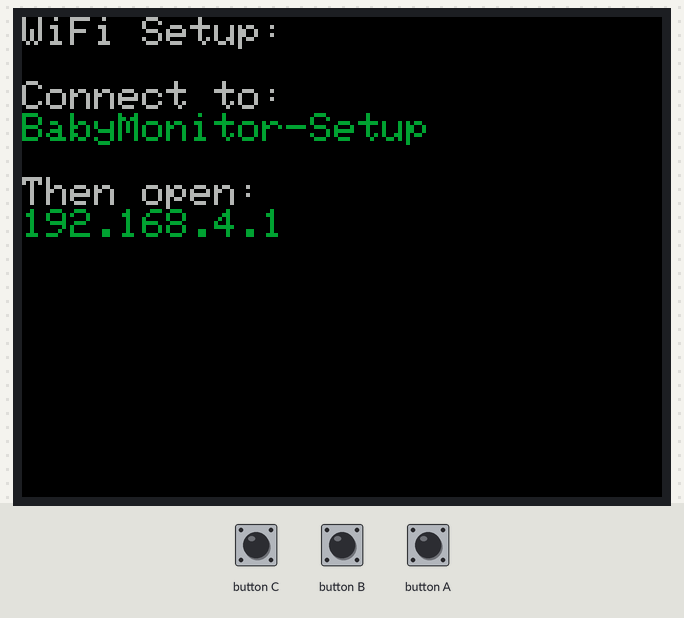
Simulated run of this sketch. Board: ESP32. Parts: 320×240 colour display. WiFi joins after 1.5 s; servers stay silent unless stated; no MQTT or app messages arrive unless stated; nothing arrives over Bluetooth unless stated; a phone connects over Bluetooth LE 3 s after start; what the sketch prints to the serial monitor is not drawn.

Above: at 0.4 s.
At 2.0 s:
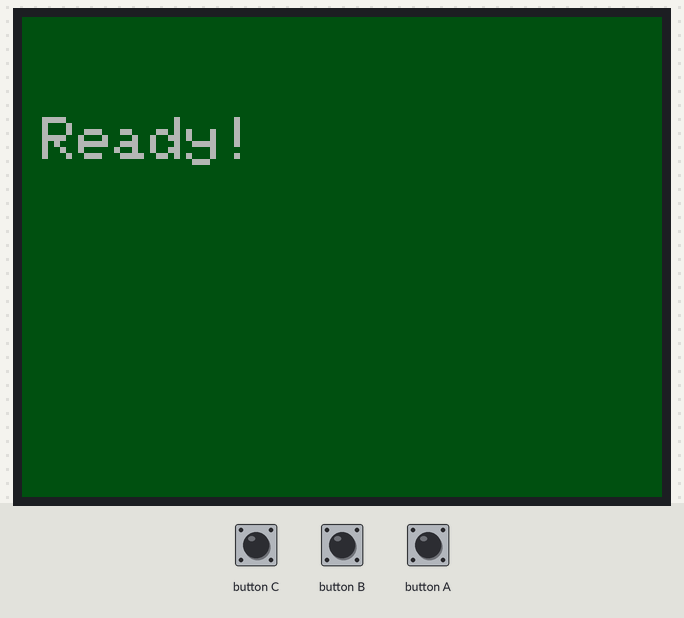
At 3.5 s:
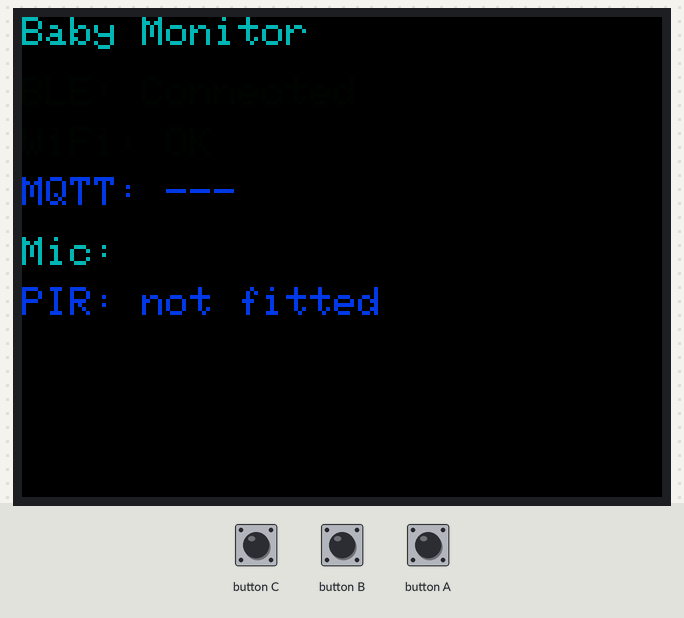
At 6.5 s:
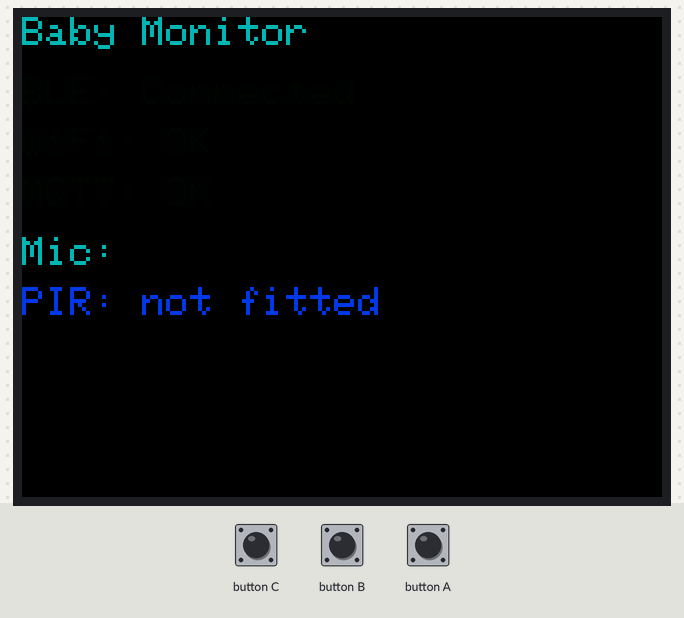

Measured:
- what the display in image 1 shows lasts 1.6 s, from 1.9 s to 3.5 s
- what the display in image 2 shows lasts 3.0 s, from 3.5 s to 6.5 s

The sketch:

baby_monitor.ino
```cpp
/*
 * ============================================================
 *  Baby Monitor — M5StickC Plus 2  (refactored v2)
 * ============================================================
 *  Hardware:
 *    - M5StickC Plus 2  (ESP32-PICO-V3-02, built-in mic + IMU)
 *    - M5Stack PIR AS312 sensor (GROVE port) — optional
 *
 *  File layout:
 *    config.h           — all user settings (edit here)
 *    app_state.h        — shared typed state structs
 *    audio_detector.h   — mic sampling + cry detection
 *    motion_detector.h  — PIR sampling + motion detection
 *    alert_dispatcher.h — BLE server, WiFi/MQTT client, alert delivery
 *    status_display.h   — all LCD rendering
 *    baby_monitor.ino   — setup() + loop() orchestration only
 *
 *  Key architectural changes from v1:
 *    - Single mic acquisition per loop (no double-read)
 *    - Typed AppState shared by all modules (no scattered globals)
 *    - sendAlert() split into build / BLE / MQTT / display steps
 *    - MQTT reconnect uses capped exponential backoff
 *    - wifiOk updated dynamically from WiFi.status() each loop
 *    - DEVICE_ID separated from MQTT_CLIENT_ID
 *    - Degraded mode displayed when both transports are down
 *    - Heartbeat published on MQTT_HEARTBEAT_TOPIC every 60 s
 *
 *  Libraries required (install via Library Manager):
 *    - M5Unified        (by M5Stack)
 *    - PubSubClient     (by Nick O'Leary)
 *    - WiFiManager      (by tzapu)
 *    BLE is bundled with the ESP32 board package.
 * ============================================================
 */

#include <M5Unified.h>
#include "config.h"
#include "app_state.h"
#include "audio_detector.h"
#include "motion_detector.h"
#include "alert_dispatcher.h"
#include "status_display.h"

// ── Shared application state ──────────────────────────────────
// One instance, passed by reference to every module.
// No module-level globals except transport objects inside alert_dispatcher.h.
AppState g_state;

// ============================================================
//  SETUP
// ============================================================

void setup() {
    Serial.begin(115200);

    auto cfg = M5.config();
    M5.begin(cfg);

    // Display — landscape, dim for dark room
    M5.Display.setRotation(3);
    M5.Display.setBrightness(DISPLAY_BRIGHTNESS);
    M5.Display.fillScreen(TFT_BLACK);
    M5.Display.setTextColor(M5.Display.color565(180, 180, 180));
    M5.Display.setTextSize(2);
    M5.Display.setCursor(0, 0);
    M5.Display.println("Baby Monitor");
    M5.Display.println("Starting...");

    g_state.display.lastActivityMs = millis();
    g_state.display.displayOn      = true;

    // PIR pin
    if (PIR_ENABLED) {
        pinMode(PIR_PIN, INPUT);
        Serial.println("[PIR] GPIO 32 configured");
    } else {
        Serial.println("[PIR] Disabled — enable PIR_ENABLED when sensor arrives");
    }

    // Microphone
    M5.Mic.begin();
    Serial.println("[MIC] Initialised");

    // BLE
    M5.Display.println("BLE...");
    setupBLE(g_state);

    // WiFi (blocks during portal; updates g_state.connectivity.wifiOk)
    M5.Display.println("WiFi...");
    renderPortalScreen();   // pre-draw portal instructions in case portal opens
    setupWifi(g_state);

    // MQTT
    setupMQTT(g_state);
    maintainMqtt(g_state, millis());  // initial connection attempt

    // Ready splash
    M5.Display.fillScreen(M5.Display.color565(0, 80, 20));
    M5.Display.setCursor(10, 50);
    M5.Display.setTextColor(M5.Display.color565(180, 180, 180));
    M5.Display.setTextSize(3);
    M5.Display.println("Ready!");
    delay(1500);

    Serial.println("[SETUP] Done — monitoring started");
}

// ============================================================
//  LOOP
// ============================================================

void loop() {
    M5.update();
    unsigned long now = millis();

    // ── 1. Maintain connectivity ───────────────────────────
    // Keeps wifiOk dynamic and handles MQTT reconnect with backoff.
    maintainMqtt(g_state, now);

    // ── 2. Button: wake display ────────────────────────────
    if (M5.BtnA.wasPressed()) {
        wakeDisplay(g_state);
    }

    // ── 3. Acquire sensor samples (once per cycle) ─────────
    // Both detectors read from state — no second mic call anywhere.
    acquireSoundSample(g_state);
    acquireMotionSample(g_state);

    // ── 4. Run detection ───────────────────────────────────
    bool soundAlert  = checkSound(g_state, now);
    bool motionAlert = checkMotion(g_state, now);

    // ── 5. Dispatch alerts ─────────────────────────────────
    if (soundAlert) {
        g_state.alerts.lastSoundAlertMs = now;
        dispatchAlert(g_state, "sound", now);
        renderAlertScreen(g_state, "sound");
    }

    if (motionAlert) {
        g_state.alerts.lastMotionAlertMs = now;
        dispatchAlert(g_state, "motion", now);
        renderAlertScreen(g_state, "motion");
    }

    // ── 6. Heartbeat ───────────────────────────────────────
    publishHeartbeat(g_state, now);

    // ── 7. Display sleep / status refresh ─────────────────
    checkDisplaySleep(g_state, now);

    if (g_state.display.displayOn &&
        !soundAlert && !motionAlert &&
        (now - g_state.display.lastRefreshMs) >= STATUS_REFRESH_MS) {
        g_state.display.lastRefreshMs = now;
        renderStatusScreen(g_state);
    }

    // ~20 checks/second; keep short so mic record completes cleanly
    delay(50);
}
```

alert_dispatcher.h
```cpp
#pragma once
#include <BLEDevice.h>
#include <BLEServer.h>
#include <BLEUtils.h>
#include <BLE2902.h>
#include <WiFi.h>
#include <WiFiManager.h>
#include <PubSubClient.h>
#include "config.h"
#include "app_state.h"

// ============================================================
//  alert_dispatcher.h — BLE server, WiFi/MQTT client, and alert
//  delivery.
//
//  Responsibilities:
//    setupBLE()       — init GATT server, start advertising
//    setupWifi()      — captive-portal provisioning
//    setupMQTT()      — register broker address
//    maintainMqtt()   — reconnect with capped exponential backoff
//    dispatchAlert()  — orchestrate the four publish steps below
//
//  The four publish steps are kept separate so they can be
//  retried, queued, or tested independently:
//    buildAlertPayload()  — JSON string
//    publishBleAlert()    — BLE notify
//    publishMqttAlert()   — MQTT publish
//    (display is handled by status_display.h / renderAlertScreen)
// ============================================================

// ── Module-level transport objects ───────────────────────────
static BLEServer*         _pBleServer  = nullptr;
static BLECharacteristic* _pBleCharac  = nullptr;
static WiFiClient         _wifiClient;
static PubSubClient       _mqttClient(_wifiClient);

// ── BLE callbacks ────────────────────────────────────────────
class _BleServerCallbacks : public BLEServerCallbacks {
public:
    AppState* state;
    explicit _BleServerCallbacks(AppState* s) : state(s) {}

    void onConnect(BLEServer*) override {
        state->connectivity.bleConnected = true;
        Serial.println("[BLE] Client connected");
    }
    void onDisconnect(BLEServer*) override {
        state->connectivity.bleConnected = false;
        BLEDevice::startAdvertising();
        Serial.println("[BLE] Client disconnected — advertising restarted");
    }
};

// ── BLE setup ─────────────────────────────────────────────────
void setupBLE(AppState& state) {
    BLEDevice::init(BLE_DEVICE_NAME);
    _pBleServer = BLEDevice::createServer();
    _pBleServer->setCallbacks(new _BleServerCallbacks(&state));

    BLEService* svc = _pBleServer->createService(BLE_SERVICE_UUID);
    _pBleCharac = svc->createCharacteristic(
        BLE_CHARACTERISTIC_UUID,
        BLECharacteristic::PROPERTY_READ | BLECharacteristic::PROPERTY_NOTIFY);
    _pBleCharac->addDescriptor(new BLE2902());
    _pBleCharac->setValue("ready");
    svc->start();

    BLEAdvertising* adv = BLEDevice::getAdvertising();
    adv->addServiceUUID(BLE_SERVICE_UUID);
    adv->setScanResponse(true);
    adv->start();

    Serial.printf("[BLE] Advertising as '%s'\n", BLE_DEVICE_NAME);
}

// ── WiFi setup ────────────────────────────────────────────────
// Launches captive portal on first boot or when BtnA held at power-on.
void setupWifi(AppState& state) {
    WiFiManager wm;

    if (M5.BtnA.isPressed()) {
        wm.resetSettings();
        Serial.println("[WiFi] Credentials wiped — portal will open");
    }

    wm.setAPCallback([](WiFiManager*) {
        // Display handled in status_display; just log here
        Serial.println("[WiFi] Portal active — connect to BabyMonitor-Setup / 192.168.4.1");
    });

    wm.setConfigPortalTimeout(180);
    bool connected = wm.autoConnect("BabyMonitor-Setup");

    state.connectivity.wifiOk = connected;
    if (connected) {
        Serial.printf("[WiFi] Connected. IP: %s\n", WiFi.localIP().toString().c_str());
    } else {
        Serial.println("[WiFi] Not connected — MQTT disabled, BLE still active");
    }
}

// ── MQTT setup ────────────────────────────────────────────────
void setupMQTT(AppState& state) {
    if (!state.connectivity.wifiOk) return;
    _mqttClient.setServer(MQTT_BROKER, MQTT_PORT);
    _mqttClient.setKeepAlive(60);
    Serial.printf("[MQTT] Broker: %s:%d  Topic: %s\n", MQTT_BROKER, MQTT_PORT, MQTT_TOPIC);
}

// ── MQTT reconnect with capped exponential backoff ────────────
// Call every loop(). Does nothing if already connected or backoff
// period hasn't elapsed. Doubles backoff on each failure, capped
// at MQTT_BACKOFF_MAX_MS.
void maintainMqtt(AppState& state, unsigned long now) {
    // Keep wifiOk in sync with actual WiFi state each call
    state.connectivity.wifiOk = (WiFi.status() == WL_CONNECTED);
    if (!state.connectivity.wifiOk) {
        state.connectivity.mqttConnected = false;
        return;
    }

    _mqttClient.loop();
    state.connectivity.mqttConnected = _mqttClient.connected();

    if (state.connectivity.mqttConnected) {
        // Reset backoff when healthy
        state.connectivity.mqttBackoffMs = MQTT_BACKOFF_MIN_MS;
        return;
    }

    // Not connected — wait for backoff window then retry
    if ((now - state.connectivity.lastMqttAttemptMs) < state.connectivity.mqttBackoffMs) {
        return;
    }

    state.connectivity.lastMqttAttemptMs = now;
    Serial.printf("[MQTT] Reconnecting (backoff %lu ms)...\n", state.connectivity.mqttBackoffMs);

    if (_mqttClient.connect(MQTT_CLIENT_ID)) {
        state.connectivity.mqttConnected = true;
        state.connectivity.mqttBackoffMs = MQTT_BACKOFF_MIN_MS;
        Serial.println("[MQTT] Connected");
    } else {
        // Double the backoff, cap at maximum
        state.connectivity.mqttBackoffMs =
            min(state.connectivity.mqttBackoffMs * 2, (uint32_t)MQTT_BACKOFF_MAX_MS);
        Serial.printf("[MQTT] Failed (rc=%d) — next retry in %lu ms\n",
                      _mqttClient.state(), state.connectivity.mqttBackoffMs);
    }
}

// ── Heartbeat publish ─────────────────────────────────────────
// Publish a lightweight status payload on a slow cadence so
// subscribers can detect a silent device.
void publishHeartbeat(AppState& state, unsigned long now) {
    if (!state.connectivity.mqttConnected) return;
    if ((now - state.alerts.lastHeartbeatMs) < HEARTBEAT_INTERVAL_MS) return;

    state.alerts.lastHeartbeatMs = now;
    char payload[96];
    snprintf(payload, sizeof(payload),
             "{\"device\":\"%s\",\"uptime\":%lu,\"ble\":%s,\"wifi\":%s}",
             DEVICE_ID, now / 1000,
             state.connectivity.bleConnected  ? "true" : "false",
             state.connectivity.wifiOk        ? "true" : "false");
    _mqttClient.publish(MQTT_HEARTBEAT_TOPIC, payload);
    Serial.printf("[MQTT] Heartbeat: %s\n", payload);
}

// ── Alert payload builder ─────────────────────────────────────
// Writes a JSON alert string into buf (caller-owned, size bytes).
void buildAlertPayload(char* buf, size_t size, const char* type, unsigned long now) {
    snprintf(buf, size,
             "{\"type\":\"%s\",\"device\":\"%s\",\"ts\":%lu}",
             type, DEVICE_ID, now);
}

// ── BLE publish ───────────────────────────────────────────────
void publishBleAlert(AppState& state, const char* payload) {
    if (!state.connectivity.bleConnected) {
        Serial.println("[BLE] No client — skipped");
        return;
    }
    _pBleCharac->setValue(payload);
    _pBleCharac->notify();
    Serial.println("[BLE] Notification sent");
}

// ── MQTT publish ──────────────────────────────────────────────
void publishMqttAlert(AppState& state, const char* payload) {
    if (!state.connectivity.mqttConnected) {
        Serial.println("[MQTT] Not connected — skipped");
        return;
    }
    bool ok = _mqttClient.publish(MQTT_TOPIC, payload);
    Serial.printf("[MQTT] Publish %s\n", ok ? "OK" : "FAILED");
}

// ── Alert orchestrator ────────────────────────────────────────
// Builds the payload once and hands it to each transport.
// Display rendering is intentionally separate (see renderAlertScreen).
void dispatchAlert(AppState& state, const char* type, unsigned long now) {
    char payload[128];
    buildAlertPayload(payload, sizeof(payload), type, now);
    Serial.printf("[ALERT] %s\n", payload);

    publishBleAlert(state, payload);
    publishMqttAlert(state, payload);
    // Caller is responsible for updating alert timestamps and display.
}
```

app_state.h
```cpp
#pragma once

// ============================================================
//  app_state.h — shared typed state for the whole application
//  All modules read from / write to an AppState instance.
//  No globals scattered across files.
// ============================================================

struct ConnectivityState {
    bool bleConnected  = false;
    bool wifiOk        = false;  // updated dynamically each loop from WiFi.status()
    bool mqttConnected = false;

    // MQTT reconnect backoff
    unsigned long lastMqttAttemptMs = 0;
    uint32_t      mqttBackoffMs     = 5000;  // starts at MQTT_BACKOFF_MIN_MS
};

struct SensorState {
    int  soundLevel               = 0;    // RMS value from last sample, shared by all consumers
    bool pirActive                = false;

    // Internal detection state — managed by audio_detector
    bool          soundTriggering          = false;
    unsigned long soundAboveThresholdSince = 0;
};

struct AlertState {
    unsigned long lastSoundAlertMs  = 0;
    unsigned long lastMotionAlertMs = 0;
    unsigned long lastHeartbeatMs   = 0;
};

struct DisplayState {
    bool          displayOn      = true;
    unsigned long lastActivityMs = 0;
    unsigned long lastRefreshMs  = 0;
};

// ── Top-level container ──────────────────────────────────────
struct AppState {
    ConnectivityState connectivity;
    SensorState       sensor;
    AlertState        alerts;
    DisplayState      display;
};

// ── Degraded mode helpers ────────────────────────────────────
// Returns true if at least one alert channel is operational.
inline bool hasAlertChannel(const AppState& s) {
    return s.connectivity.bleConnected || s.connectivity.mqttConnected;
}

// Returns true if all transports are down (degraded mode).
inline bool isDegraded(const AppState& s) {
    return !s.connectivity.bleConnected && !s.connectivity.mqttConnected;
}
```

audio_detector.h
```cpp
#pragma once
#include <M5Unified.h>
#include <math.h>
#include "config.h"
#include "app_state.h"

// ============================================================
//  audio_detector.h — mic sampling and cry detection
//
//  Call acquireSoundSample() once per loop() to populate
//  state.sensor.soundLevel, then call checkSound() to run the
//  sustained-threshold detection logic.
//  Never call acquireSoundSample() from more than one place —
//  that was the double-read bug in the original sketch.
// ============================================================

static int16_t _micBuffer[MIC_SAMPLE_COUNT];

// ── Step 1: sample ────────────────────────────────────────────
// Read the microphone and store the RMS level in state.
// Called exactly once per loop cycle, before any detection or UI.
void acquireSoundSample(AppState& state) {
    if (!M5.Mic.record(_micBuffer, MIC_SAMPLE_COUNT, MIC_SAMPLE_RATE_HZ)) {
        state.sensor.soundLevel = 0;
        return;
    }
    int64_t sumSq = 0;
    for (int i = 0; i < MIC_SAMPLE_COUNT; i++) {
        sumSq += (int64_t)_micBuffer[i] * _micBuffer[i];
    }
    state.sensor.soundLevel = (int)sqrt((double)(sumSq / MIC_SAMPLE_COUNT));
}

// ── Step 2: detect ────────────────────────────────────────────
// Run the sustained-threshold gate against state.sensor.soundLevel.
// Returns true when a sound alert should fire (cooldown already checked).
// Updates detection bookkeeping inside state.
bool checkSound(AppState& state, unsigned long now) {
    if (state.sensor.soundLevel >= SOUND_THRESHOLD) {
        if (!state.sensor.soundTriggering) {
            // First sample above threshold — start timing
            state.sensor.soundTriggering          = true;
            state.sensor.soundAboveThresholdSince = now;
        } else if ((now - state.sensor.soundAboveThresholdSince) >= SOUND_DURATION_MS) {
            // Sustained long enough — fire if cooldown has passed
            if ((now - state.alerts.lastSoundAlertMs) >= ALERT_COOLDOWN_MS) {
                state.sensor.soundTriggering = false;
                return true;
            }
            // Cooldown active — reset so we don't spin here every cycle
            state.sensor.soundTriggering = false;
        }
    } else {
        // Dropped below threshold — reset gate
        state.sensor.soundTriggering = false;
    }
    return false;
}
```

Source omitted: motion_detector.h (1125 bytes), status_display.h (5905 bytes), config.h (3162 bytes)
